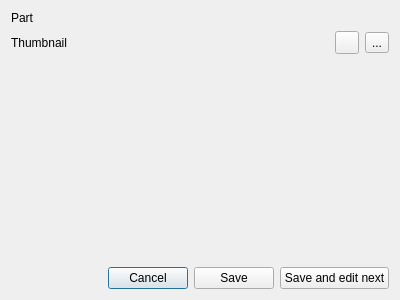
<?xml version="1.0" encoding="UTF-8"?>
<ui version="4.0">
 <class>FileEditDialog</class>
 <widget class="QDialog" name="FileEditDialog">
  <property name="geometry">
   <rect>
    <x>0</x>
    <y>0</y>
    <width>400</width>
    <height>300</height>
   </rect>
  </property>
  <property name="windowTitle">
   <string>Edit part</string>
  </property>
  <property name="windowIcon">
   <iconset resource="../zima-cad-parts.qrc">
    <normaloff>:/gfx/icon.png</normaloff>:/gfx/icon.png</iconset>
  </property>
  <layout class="QVBoxLayout" name="verticalLayout">
   <item>
    <layout class="QGridLayout" name="gridLayout">
     <item row="1" column="1">
      <widget class="QLabel" name="thumbnailLabel">
       <property name="text">
        <string/>
       </property>
      </widget>
     </item>
     <item row="1" column="2">
      <widget class="QToolButton" name="removeThumbnailButton">
       <property name="text">
        <string/>
       </property>
       <property name="icon">
        <iconset resource="../zima-cad-parts.qrc">
         <normaloff>:/gfx/list-remove.png</normaloff>:/gfx/list-remove.png</iconset>
       </property>
      </widget>
     </item>
     <item row="1" column="0">
      <widget class="QLabel" name="label_2">
       <property name="text">
        <string>Thumbnail</string>
       </property>
      </widget>
     </item>
     <item row="0" column="0">
      <widget class="QLabel" name="label">
       <property name="text">
        <string>Part</string>
       </property>
      </widget>
     </item>
     <item row="1" column="3">
      <widget class="QToolButton" name="setThumbnailButton">
       <property name="text">
        <string>...</string>
       </property>
      </widget>
     </item>
     <item row="0" column="1" colspan="3">
      <widget class="QLabel" name="nameLabel">
       <property name="text">
        <string/>
       </property>
      </widget>
     </item>
    </layout>
   </item>
   <item>
    <spacer name="verticalSpacer">
     <property name="orientation">
      <enum>Qt::Vertical</enum>
     </property>
     <property name="sizeHint" stdset="0">
      <size>
       <width>20</width>
       <height>40</height>
      </size>
     </property>
    </spacer>
   </item>
   <item>
    <layout class="QHBoxLayout" name="horizontalLayout">
     <item>
      <spacer name="horizontalSpacer">
       <property name="orientation">
        <enum>Qt::Horizontal</enum>
       </property>
       <property name="sizeHint" stdset="0">
        <size>
         <width>40</width>
         <height>20</height>
        </size>
       </property>
      </spacer>
     </item>
     <item>
      <widget class="QPushButton" name="cancelButton">
       <property name="text">
        <string>Cancel</string>
       </property>
      </widget>
     </item>
     <item>
      <widget class="QPushButton" name="saveButton">
       <property name="text">
        <string>Save</string>
       </property>
      </widget>
     </item>
     <item>
      <widget class="QPushButton" name="saveAndNextButton">
       <property name="text">
        <string>Save and edit next</string>
       </property>
      </widget>
     </item>
    </layout>
   </item>
  </layout>
 </widget>
 <tabstops>
  <tabstop>saveButton</tabstop>
  <tabstop>saveAndNextButton</tabstop>
  <tabstop>cancelButton</tabstop>
 </tabstops>
 <resources>
  <include location="../zima-cad-parts.qrc"/>
 </resources>
 <connections>
  <connection>
   <sender>cancelButton</sender>
   <signal>clicked()</signal>
   <receiver>FileEditDialog</receiver>
   <slot>reject()</slot>
   <hints>
    <hint type="sourcelabel">
     <x>135</x>
     <y>200</y>
    </hint>
    <hint type="destinationlabel">
     <x>199</x>
     <y>149</y>
    </hint>
   </hints>
  </connection>
  <connection>
   <sender>saveButton</sender>
   <signal>clicked()</signal>
   <receiver>FileEditDialog</receiver>
   <slot>accept()</slot>
   <hints>
    <hint type="sourcelabel">
     <x>221</x>
     <y>278</y>
    </hint>
    <hint type="destinationlabel">
     <x>199</x>
     <y>149</y>
    </hint>
   </hints>
  </connection>
 </connections>
</ui>
